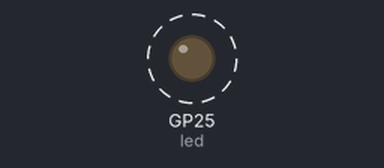
Bench run of a program on a simulated Raspberry Pi Pico running MicroPython. On the bench: output pins drawn as LEDs (lit = HIGH). Dashed ring = blinking. What the program prints to the serial console is not drawn.

Above: at 4.5 s.
Timing chart, 0 to 8.6 s (numbered marks = the images above):
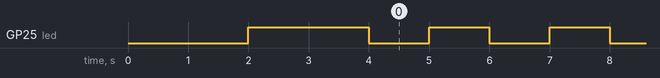

The program:

led_blink1.py
```python
from machine import Pin, Timer # MicroPython
from time import sleep

led = Pin(25, Pin.OUT) # Built-in LED on top
print("Running...")


led.value(0) # BLUE
sleep(2)

led.value(1) # GREEN
sleep(2)


while(True):

    led.value(0) # BLUE
    sleep(1)

    led.value(1) # GREEN
    sleep(1)
```

Measured:
- by itself, GP25 (led): alternates HIGH for 1.0 s and LOW for 1.0 s
